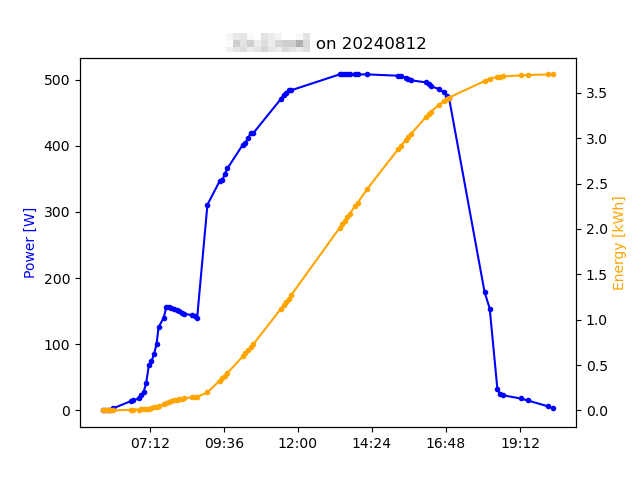

The script that drew this image:
#!/usr/bin/python3

# NEPviewerCR (https://github.com/DE-cr/NEPviewerCR)
# (file NEPviewerCR.py)
# - (partial) replacement for the official nepviewer.com offer to monitor a
#   photovoltaic micro inverter registered with their site
# - usage: python3 NEPviewerCR.py serno [yyyymmdd]
#   (serno = micro inverter serial number, as registered with nepviewer.com)

from sys import argv
from datetime import datetime
import urllib.request
import json
import re
import matplotlib.pyplot as plt
from matplotlib.dates import (datestr2num,DateFormatter)

# check params:
if len(argv)==2 or len(argv)==3 and re.match('^20\\d{6}$',argv[2]):
    serno = argv[1]
    if len(argv)>2: date = argv[2]
    else:
        now = datetime.today()
        date = '%04d%02d%02d' % (now.year, now.month, now.day)
else: raise SystemExit(f'Usage: {argv[0]} serno [yyyymmdd]')

# load data:
what = f'{serno} on {date}'
url = 'http://user.nepviewer.com/pv_monitor/proxy/' \
    + f'history/{serno}/{date}/{date}/0/1/2'
data = json.loads(urllib.request.urlopen(url).read())['data']
if not data: raise SystemExit(f'No data available for {what}')
time_s = []
w_s = []
kwh_s = []
for line in data:
    f = []
    f = line.split()
    if len(f) == 12:
        date,time,kw,dc,ac,x1,hz,c,kwh,x2,s1,s2 = f
        time_s.append(datestr2num(time))
        w_s.append(int(float(kw)*1000))
        kwh_s.append(float(kwh))

# do plot:
color_s = [ 'blue', 'orange' ]
fig,ax1 = plt.subplots()
ax2 = ax1.twinx()
ax1.plot(time_s,w_s  ,marker='.',color=color_s[0])
ax2.plot(time_s,kwh_s,marker='.',color=color_s[1])
ax1.set_ylabel('Power [W]'   ,color=color_s[0])
ax2.set_ylabel('Energy [kWh]',color=color_s[1])
plt.gca().xaxis.set_major_formatter(DateFormatter('%H:%M'))
plt.title(what)
plt.show()
